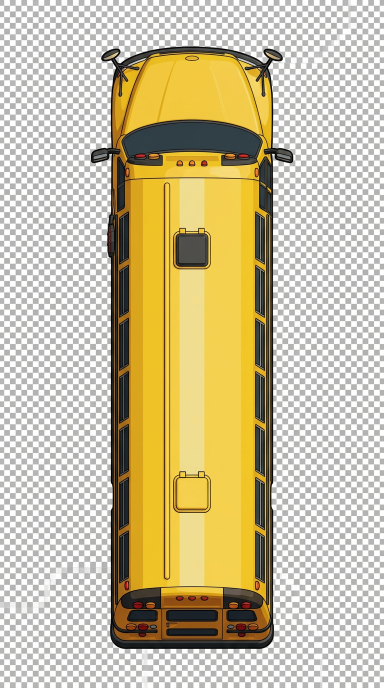
#> input picture mobile/assets/gen/bus-master.png, 768 x 1376 px, found by its file name (shown at 1/2 size)
$ python make-bus-marker.py
#> lines starting #> are read from the running program, lines starting #| are printed output that depends on the picture; after the words box and inside, x2 and y2 are one past the last pixel; in counts of white or black regions, pixels touching at a corner belong together
#!/usr/bin/env python3
"""Cut the generated bus master out of its drawn "transparent" checkerboard
and export the three React Native marker densities.

The generator flattened a grey/white checkerboard pattern into the PNG
instead of writing a real alpha channel. Every background pixel is neutral
(R ~= G ~= B) and bright (>= ~165); every bus pixel is either saturated
(the yellow body, pale roof stripe) or dark (charcoal outline, tinted
windows far below 165). So the key is colour-neutral-and-bright => backdrop,
which survives the 1 px blend lines between checker squares as well.

Exports bus-marker.png 26x42 (@1x), bus-marker@2x.png 52x84,
bus-marker@3x.png 78x126 into mobile/assets/ — the box BusMarkerGraphic
pins in bus-marker-invariants.spec.ts.
"""

import numpy as np
from PIL import Image, ImageFilter

MASTER = "mobile/assets/gen/bus-master.png"
OUT = "mobile/assets/bus-marker{}.png"
# BusMarkerGraphic pins BUS_MARKER_WIDTH x BUS_MARKER_HEIGHT.
BOX_W, BOX_H = 26, 42


def main() -> None:
    img = Image.open(MASTER).convert("RGB")
#> img is the input picture: PIL image 768x1376 RGB; mean R, G, B 202.3, 191.3, 158.2
    rgb = np.asarray(img).astype(np.int16)
    mx = rgb.max(axis=2)
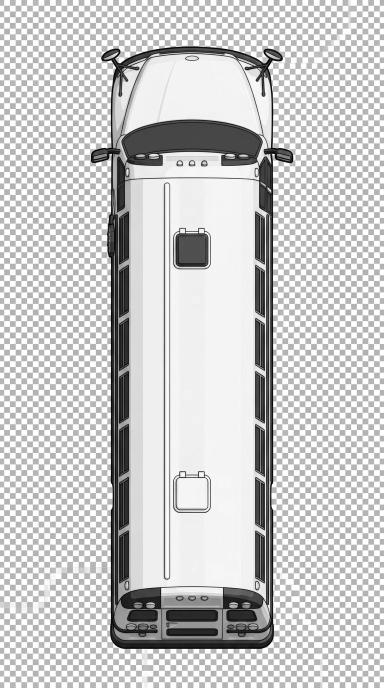
#> mx: shape (1376, 768) int16 (shown at 1/2 size); min 0, max 255, mean 203
    mn = rgb.min(axis=2)
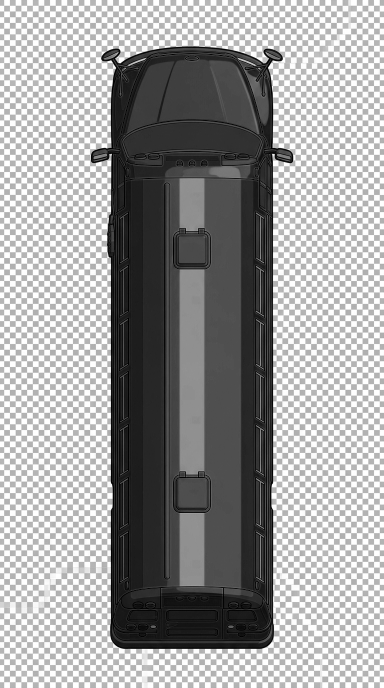
#> mn: shape (1376, 768) int16 (shown at 1/2 size); min 0, max 255, mean 157.5
    mean = rgb.mean(axis=2)
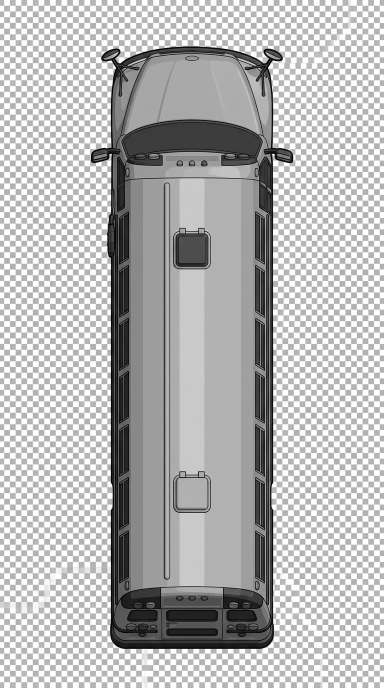
#> mean: shape (1376, 768) float64 (shown at 1/2 size); min 0, max 255, mean 183.9

    # Neutral AND bright => checkerboard backdrop (white squares, grey
    # squares, and the blend lines where they meet).
    backdrop = (mx - mn <= 10) & (mean >= 165)
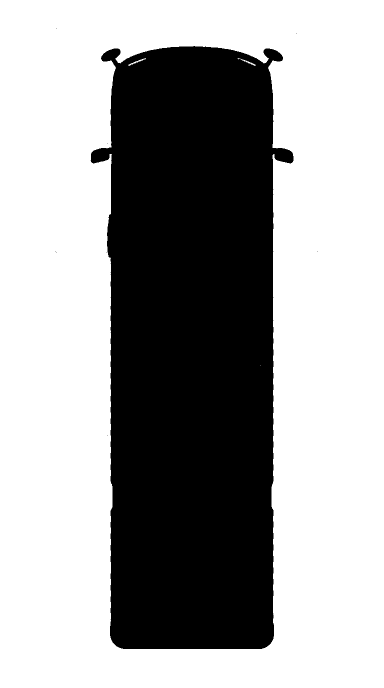
#> backdrop: shape (1376, 768) bool (shown at 1/2 size); 63.1% white; 9 black regions (8 under 20 px), largest, box (x1, y1, x2, y2) and area: (181, 92, 587, 1298) 390021
    alpha = np.where(backdrop, 0, 255).astype(np.uint8)

    rgba = np.dstack([rgb.astype(np.uint8), alpha])
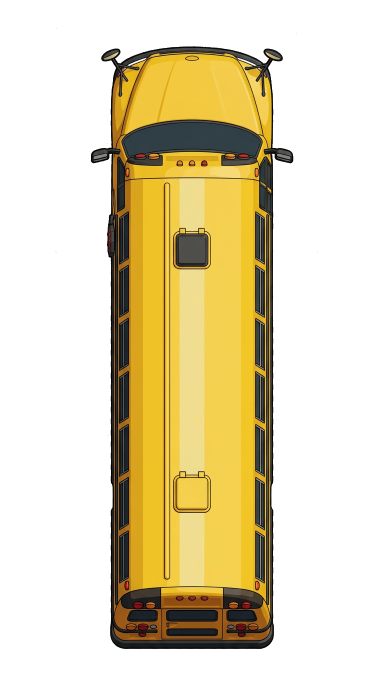
#> rgba: shape (1376, 768, 4) (shown at 1/2 size); mean R, G, B, A 202.3, 191.3, 158.2, 94.1; transparent parts drawn white
    cut = Image.fromarray(rgba, "RGBA")

    # Feather the cut edge a hair so the high-res master downsamples to a
    # clean anti-aliased outline instead of a hard keyline.
    cut.putalpha(cut.getchannel("A").filter(ImageFilter.GaussianBlur(0.8)))

    bbox = cut.getchannel("A").getbbox()
#> bbox = (108, 54, 638, 1300)
    if bbox is None:
        raise SystemExit("cutout is empty — keying thresholds ate the bus")
    cut = cut.crop(bbox)
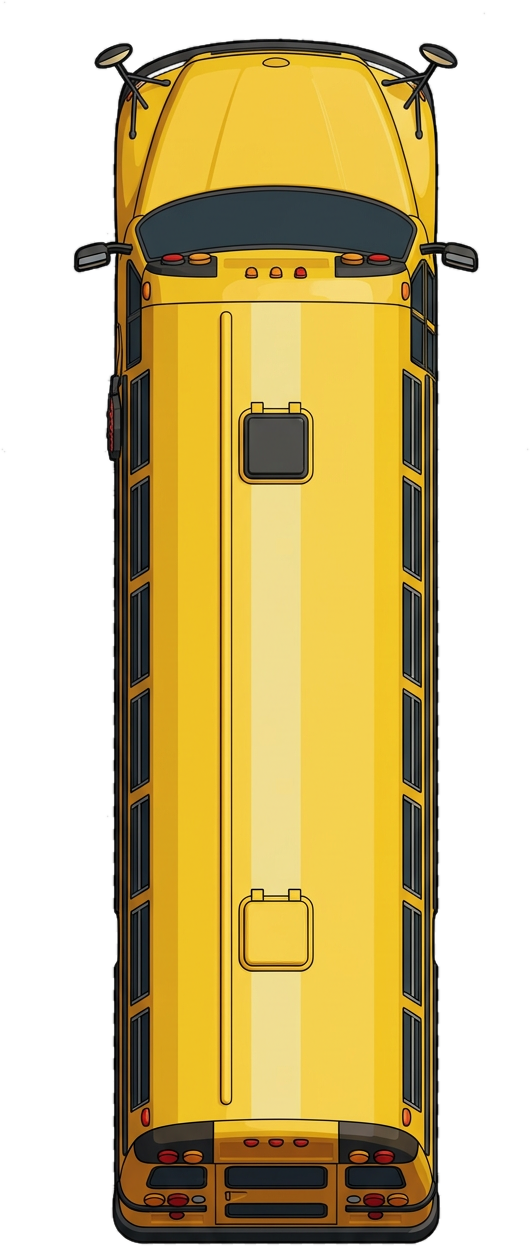
#> cut: PIL image 530x1246 RGBA; mean R, G, B, A 193.5, 176, 123.2, 150.6; transparent parts drawn white

    # Letter-box onto a canvas with exactly the marker aspect, bus centred.
    target_ratio = BOX_W / BOX_H
    w, h = cut.size
#> w = 530; h = 1246
    pad = round(h * 0.015)  # keep the mirrors off the box edge
#> pad = 19
    w, h = w + 2 * pad, h + 2 * pad
#> w = 568; h = 1284
    if w / h < target_ratio:
        w = round(h * target_ratio)
#> w = 795
    else:
        h = round(w / target_ratio)
    canvas = Image.new("RGBA", (w, h), (0, 0, 0, 0))
#> canvas: PIL image 795x1284 RGBA; every value is 0
    canvas.paste(cut, ((w - cut.width) // 2, (h - cut.height) // 2), cut)

    # One Lanczos resample per density, always from the full-res master.
    for d in range(1, 4):
        size = (BOX_W * d, BOX_H * d)
        scaled = canvas.resize(size, Image.LANCZOS)
        scaled.save(OUT.format("" if d == 1 else f"@{d}x"), optimize=True)
        print("wrote", OUT.format("" if d == 1 else f"@{d}x"), size)
#> this loop made 3 passes
#> pass 3, in main, `scaled = canvas.resize(size, Image.LANCZOS)`:
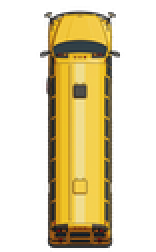
#> scaled: PIL image 78x126 RGBA (shown 2 times larger); mean R, G, B, A 70.4, 58.8, 23.4, 96.9; transparent parts drawn white


if __name__ == "__main__":
    main()
